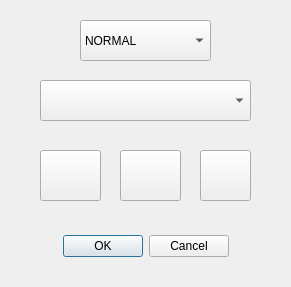
<?xml version="1.0" encoding="UTF-8"?>
<ui version="4.0">
 <class>TargetChoiceDialog</class>
 <widget class="QDialog" name="TargetChoiceDialog">
  <property name="geometry">
   <rect>
    <x>0</x>
    <y>0</y>
    <width>291</width>
    <height>287</height>
   </rect>
  </property>
  <property name="windowTitle">
   <string>Dialog</string>
  </property>
  <widget class="QDialogButtonBox" name="buttonBox">
   <property name="geometry">
    <rect>
     <x>0</x>
     <y>230</y>
     <width>291</width>
     <height>32</height>
    </rect>
   </property>
   <property name="orientation">
    <enum>Qt::Horizontal</enum>
   </property>
   <property name="standardButtons">
    <set>QDialogButtonBox::Cancel|QDialogButtonBox::Ok</set>
   </property>
   <property name="centerButtons">
    <bool>true</bool>
   </property>
  </widget>
  <widget class="QComboBox" name="tagChoice">
   <property name="geometry">
    <rect>
     <x>40</x>
     <y>80</y>
     <width>211</width>
     <height>41</height>
    </rect>
   </property>
  </widget>
  <widget class="QPushButton" name="configTarget">
   <property name="geometry">
    <rect>
     <x>120</x>
     <y>150</y>
     <width>61</width>
     <height>51</height>
    </rect>
   </property>
   <property name="text">
    <string/>
   </property>
  </widget>
  <widget class="QPushButton" name="removeTarget">
   <property name="geometry">
    <rect>
     <x>200</x>
     <y>150</y>
     <width>51</width>
     <height>51</height>
    </rect>
   </property>
   <property name="text">
    <string/>
   </property>
  </widget>
  <widget class="QPushButton" name="addTarget">
   <property name="geometry">
    <rect>
     <x>40</x>
     <y>150</y>
     <width>61</width>
     <height>51</height>
    </rect>
   </property>
   <property name="text">
    <string/>
   </property>
  </widget>
  <widget class="QComboBox" name="typeChoice">
   <property name="geometry">
    <rect>
     <x>80</x>
     <y>20</y>
     <width>131</width>
     <height>41</height>
    </rect>
   </property>
   <property name="styleSheet">
    <string notr="true">text-align:center</string>
   </property>
   <item>
    <property name="text">
     <string>NORMAL</string>
    </property>
   </item>
   <item>
    <property name="text">
     <string>FTP</string>
    </property>
   </item>
  </widget>
 </widget>
 <resources/>
 <connections/>
</ui>
